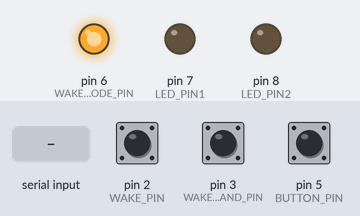
Recording of a sketch running on a simulated Arduino Uno, built with avr-gcc and run on an emulated ATmega328P. Parts: output pins drawn as LEDs (lit = HIGH). The inputs (shaded band) are chosen by the test bench; at power-on: pin 2 (WAKE_PIN) HIGH, pin 3 (WAKE_COMMAND_PIN) HIGH, pin 5 (BUTTON_PIN) HIGH. Sleep ends after the set time or at an interrupt; what the sketch prints to the serial monitor is not drawn.

Above: at 1.5 s.
1.6 s: pin 2 (WAKE_PIN) pulled LOW for 0.15 s
3.2 s: "1" received over the second serial link
At 3.45 s:
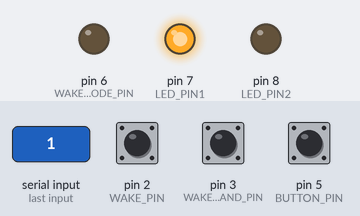
At 4.0 s:
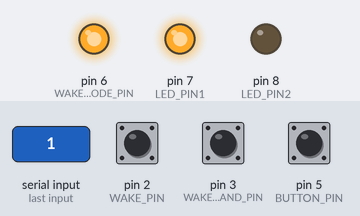
5.1 s: pin 3 (WAKE_COMMAND_PIN) pulled LOW for 0.15 s
6.7 s: "0" received over the second serial link
At 6.94 s:
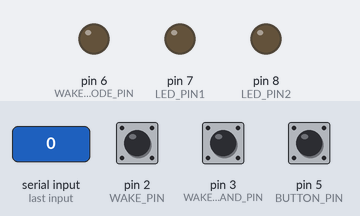
8.6 s: pin 2 (WAKE_PIN) pulled LOW for 1 s
11.1 s: "2" received over the second serial link
At 12.2 s:
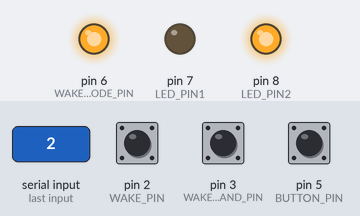
Timing chart, 0 to 13.6 s (numbered marks = the images above; inputs shaded):
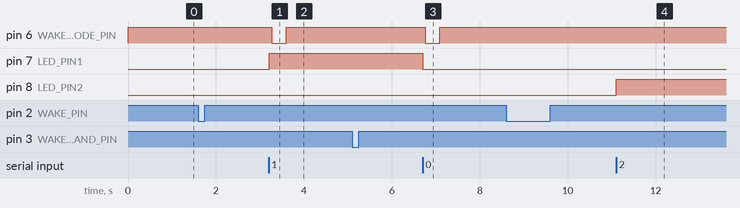

The sketch:

salve_proteus.ino
```cpp
#include <Wire.h>
#include <avr/sleep.h>
#include <SoftwareSerial.h>

// ===================== Pin Configuration =====================
#define LED_PIN1 7
#define LED_PIN2 8
#define WAKE_PIN 2
#define WAKE_COMMAND_PIN 3
#define BUTTON_PIN 5               // Simulates object detection
#define WAKE_NEXT_NODE_PIN 6

#define SOFT_TX 11
#define SOFT_RX 10

SoftwareSerial ss(SOFT_RX, SOFT_TX);

// ===================== State Variables =======================
volatile bool wakeFlag = false;  // Set by interrupt when WAKE_PIN is triggered
volatile bool wakeCommandFlag = false;  // Set by interrupt when WAK is triggered
char receivedCommand = ' ';      // Command sent by the previous node ('0', '1', '2')
bool isAwake = false;            // Flag to track if the node is active

// ===================== Metrics Logging =======================
unsigned long t_sleep_enter = 0;
unsigned long t_wake_start, t_wake_end;
unsigned long t_wake_command_start;
unsigned long total_latency = 0;
unsigned long wakeup_count = 0;
unsigned long total_mA = 0;  // Placeholder for current (mA)
int event_count = 0;

void logEvent(String message) {
  Serial.print("[LOG @ ");
  Serial.print(millis());
  Serial.print(" ms] ");
  Serial.println(message);
}

void applyLED1(bool on) {
  digitalWrite(LED_PIN1, on ? HIGH : LOW);
  logEvent(on ? "🌙 LED1 ON (DIM mode)" : "🔌 LED1 OFF");
}

void applyLED2(bool on) {
  digitalWrite(LED_PIN2, on ? HIGH : LOW);
  logEvent(on ? "💡 LED2 ON (Car mode)" : "⏹️ LED2 OFF");
}

void goToSleep() {
  logEvent("💤 Entering sleep mode");
  set_sleep_mode(SLEEP_MODE_PWR_DOWN);
  sleep_enable();
  t_sleep_enter = millis();
  sleep_mode();    // MCU sleeps here until interrupt occurs
  sleep_disable();
  logEvent("💤 Exited sleep mode");
}

void wakeUpISR() {
  wakeFlag = true;
  wakeup_count++;
  t_wake_start = millis();
  logEvent("🔔 ISR triggered! WAKE_PIN state: " + String(digitalRead(WAKE_PIN)));
}

void wakeCommandUpISR() {
  wakeCommandFlag = true;
  wakeup_count++;
  t_wake_command_start = millis();
  logEvent("🔔 COMMAND ISR triggered! WAKE_PIN state: " + String(digitalRead(WAKE_COMMAND_PIN)));
}

bool isButtonPressed() {
  logEvent("Checking button...");
  if (digitalRead(BUTTON_PIN) == LOW) { // Active low for button press
    delay(20);                          // Debounce
    if (digitalRead(BUTTON_PIN) == LOW) {
      logEvent("🚗 Button pressed (car detected)");
      return true;
    }
  }
  return false;
}

void sendCommandToNext(char cmd) {
  logEvent("📤 Sending command to next slave: " + String(cmd));
  ss.print(cmd);
  ss.flush();
  delay(50);  // Ensure transmission
}

void wakeNext() {
  logEvent("🔔 Waking next slave...");
  digitalWrite(WAKE_NEXT_NODE_PIN, LOW);  // LOW level for next slave
  logEvent("Wake signal sent (LOW level), WAKE_NEXT_NODE_PIN state: " + String(digitalRead(WAKE_NEXT_NODE_PIN)));
}

void endWakeNext() {
  digitalWrite(WAKE_NEXT_NODE_PIN, HIGH);  // Reset to HIGH
  logEvent("Wake signal ended for next (back to HIGH)");
}

void setup() {
  Serial.begin(9600);
  logEvent("Serial initialized");
  ss.begin(9600);
  logEvent("SoftwareSerial initialized");
  pinMode(LED_PIN1, OUTPUT);
  pinMode(LED_PIN2, OUTPUT);
  pinMode(WAKE_PIN, INPUT_PULLUP);
  pinMode(WAKE_COMMAND_PIN, INPUT_PULLUP);
  pinMode(WAKE_NEXT_NODE_PIN, OUTPUT);
  pinMode(BUTTON_PIN, INPUT_PULLUP);
  digitalWrite(WAKE_NEXT_NODE_PIN, HIGH);  // Initial HIGH
  digitalWrite(LED_PIN1, LOW);
  digitalWrite(LED_PIN2, LOW);
  logEvent("Pin modes set: WAKE_PIN state = " + String(digitalRead(WAKE_PIN)));

  logEvent("Testing interrupt setup...");
  attachInterrupt(digitalPinToInterrupt(WAKE_PIN), wakeUpISR, LOW);  // Changed to LOW for power-down mode
  attachInterrupt(digitalPinToInterrupt(WAKE_COMMAND_PIN), wakeCommandUpISR, LOW);  // Changed to LOW for power-down mode
  logEvent("Interrupt attached, initial WAKE_PIN state: " + String(digitalRead(WAKE_PIN)));

  logEvent("Slave ready and entering sleep...");
  goToSleep();  // Start in sleep mode
}

void loop() {
  if (wakeFlag || wakeCommandFlag) {
    wakeFlag = false;
    wakeCommandFlag = false;
    t_wake_end = millis();
    logEvent("🔔 Woken up by interrupt, WAKE_PIN state: " + String(digitalRead(WAKE_PIN)));
    total_latency += (t_wake_end - t_sleep_enter);
    isAwake = true;

    // Wait for command from previous node
    unsigned long startWait = millis();
    logEvent("Waiting for command, initial SOFT_RX state: " + String(digitalRead(SOFT_RX)));
    while (!ss.available() && (millis() - startWait < 4000)) {
      delay(10);
    }

    if (ss.available()) {
      receivedCommand = ss.read();
      logEvent("📥 Received command: " + String(receivedCommand));
    } else {
      logEvent("⌛ Timeout waiting for command, SOFT_RX state: " + String(digitalRead(SOFT_RX)));
      receivedCommand = ' ';  // Invalid
    }

    // Process command
    if (receivedCommand == '1' || (!wakeCommandFlag && wakeFlag)) {  // Propagate LED1 ON (night/rain)
      applyLED1(true);
      wakeNext();
      delay(100);
      sendCommandToNext('1');
      delay(100);
      endWakeNext();
      isAwake = false;

    } else if (receivedCommand == '0' || (wakeCommandFlag && !wakeFlag)) {  // Propagate LED1 OFF (day/no rain)
      applyLED1(false);
      wakeNext();
      delay(100);
      sendCommandToNext('0');
      delay(100);
      endWakeNext();
      isAwake = false;

    } else if (receivedCommand == '2' || (wakeCommandFlag && wakeFlag)) {  // Car detection mode: Turn on LED2, wait for button
      applyLED2(true);
      bool buttonHandled = false;

      while (!buttonHandled) {
        if (isButtonPressed()) {
          buttonHandled = true;
          wakeNext();
          delay(100);
          sendCommandToNext('2');
          delay(2000);  // Wait 2 seconds
          applyLED2(false);
          endWakeNext();
        }
        delay(10);
      }
      isAwake = false;

    } else {
      logEvent("❓ Invalid command received: " + String(receivedCommand));
    }

    event_count++;
    if (event_count >= 10) {
      logEvent("Average Latency (ms): " + String(total_latency / event_count));
      logEvent("Wakeup Count: " + String(wakeup_count));
      total_latency = 0;
      event_count = 0;
      wakeup_count = 0;
    }
  }

  // Sleep if not awake
  if (!isAwake) {
    goToSleep();
  }
}
```

Measured:
- after the input at 1.6 s, every drawn part: stays the same
- after the input at 3.2 s, pin 6 (WAKE_NEXT_NODE_PIN): HIGH → LOW after 0.07 s, → HIGH 0.33 s later; pin 7 (LED_PIN1): LOW → HIGH at once
- after the input at 5.1 s, every drawn part: stays the same
- after the input at 6.7 s, pin 6 (WAKE_NEXT_NODE_PIN): HIGH → LOW after 0.06 s, → HIGH 0.33 s later; pin 7 (LED_PIN1): HIGH → LOW at once
- after the input at 8.6 s, every drawn part: stays the same
- after the input at 11.1 s, pin 8 (LED_PIN2): LOW → HIGH at once
